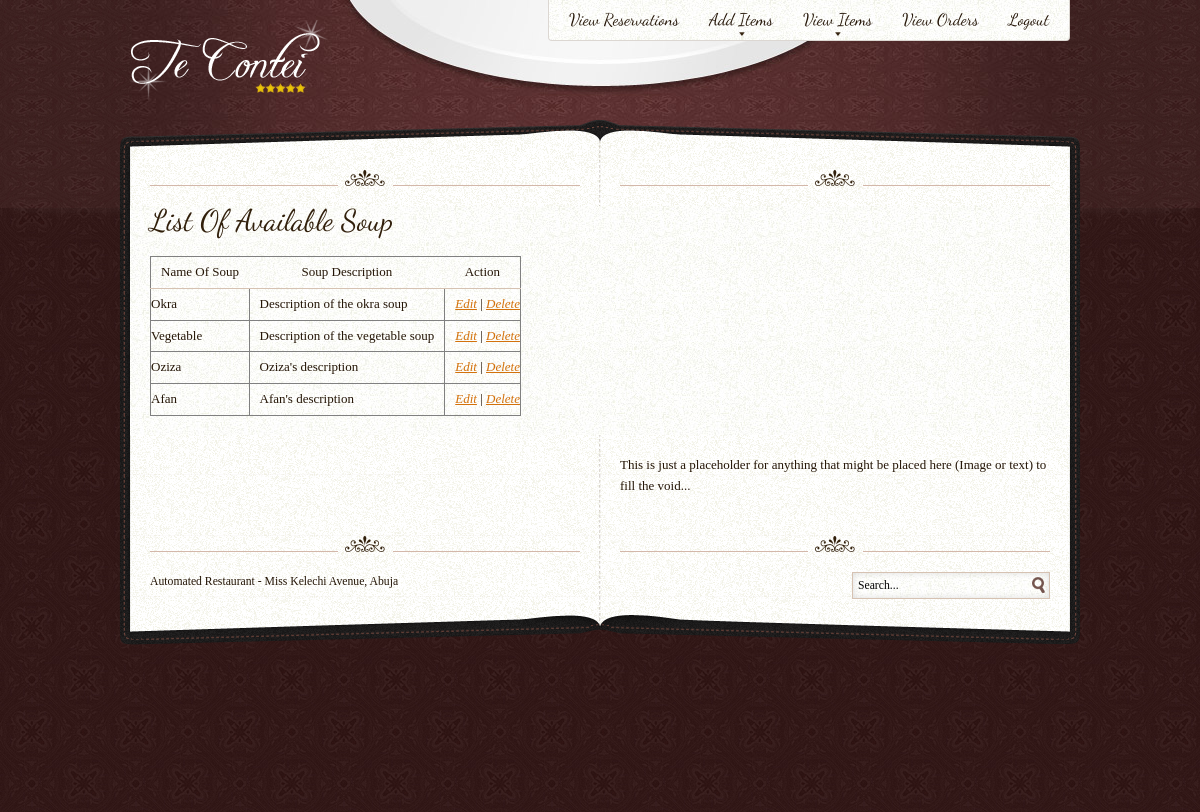
The app's page /view_soup.php with its own data.
### tables this page shows
CREATE TABLE IF NOT EXISTS `soup` (
  `id` int(11) NOT NULL AUTO_INCREMENT,
  `soup_name` varchar(20) NOT NULL,
  `soup_detail` text NOT NULL,
  PRIMARY KEY (`id`)
);

### view_soup.php (the view, shortened to what this page needs)
<?php
	include 'dashboard_header.php';
	include 'db.php';
?>
	<?php
		try {
		    $sql = "SELECT * FROM soup";
		    $result = $pdo->query($sql);
		    } catch (PDOException $e) {
		      echo "No soup found";
		      $e->getMessage();
		    }
		    while($row = $result->fetch()){
		      $rows[] = array("id" => $row['id'], "soup_name" => $row['soup_name'], "soup_detail" => $row['soup_detail']);
		    }
	 ?>
	<div id="carte">
		<div id="carte-top" class="wrap"></div>
		<div id="content-block" class="wrap">
		<div class="separator top-separator content left"></div>
		<div class="separator top-separator content right"></div>
		<div id="main" class="content fullwidth">
		<article class="article art">
		<div class="article-body">
			<h2>List Of Available Soup</h2>
			<table border="1">
				<thead>
					<tr>
						<th>Name Of Soup</th>
						<th>Soup Description</th>
						<th>Action</th>
					</tr>
				</thead>
				    <?php foreach ($rows as $soup_list): ?>
				<tbody>
					<tr>
						<td>
							<?php echo htmlspecialchars($soup_list['soup_name']); ?>
						</td>
						<td>
							<?php echo htmlspecialchars($soup_list['soup_detail']); ?>
						</td>
						<td>
							<a href="edit_soup.php?id=<?php echo $soup_list['id']; ?>">Edit</a> | <a href="delete_soup.php?id=<?php echo $soup_list['id']; ?>" onclick="return confirm('Are you sure you want to delete this soup?');">Delete</a>
      					</td>
					</tr>
				</tbody>
					<?php endforeach; ?>
			</table>
		</div>
	</article>
	</div>
	<div class="sidebar content">
	<div class="module">
		<p>
			This is just a placeholder for anything that might be placed here (Image or text) to fill the void...
		</p>
	</div>
	</div>
	<?php
		include 'carte-footer.php';
	?>
	</div>
	<div id="carte-bottom" class="clear wrap"></div>
	</div>
 <?php
 	include 'dashboard_footer.php';
  ?>

### css/template.css (style rules this page uses)
body,div,dl,dt,dd,ul,ol,li,h1,h2,h3,h4,h5,h6,pre,form,fieldset,input,textarea,p,blockquote,th,td { margin: 0; padding: 0; }
table { border-collapse: collapse; border-spacing: 0; }
address,caption,code,dfn,th,var { font-style: normal; font-weight: normal; }
header, nav, article, footer, address, figure, figcaption, details { display: block; }
body { font: 13px/1.6em 'Droid Serif', Georgia, serif; padding: 0 0 40px; color: #241506; background: #351615 url(../images/cloth-bewitched.jpg) 50% 208px; }
p,table { margin: 1.5em 0; }
a { font-style: italic; }
h1, h2, h3, h4, h5, h6 { font-family: Helvetica, arial, sans-serif; font-size: 100%; font-weight: normal; line-height: 100%; margin: 0 0 20px; color: #311f0b; }
h2 { font-size: 1.8em; }
#carte { position: relative; margin: -60px 0 40px; }
#content-block { min-height: 400px; background: url(../images/menu.png) repeat-y 50% 0; }
#carte-top, #carte-bottom { height: 50px; background: url(../images/menu.png) no-repeat 8px 0; }
#carte-bottom { height: 34px; background-position: -1936px 100%; }
.content { width: 430px; padding: 0 20px; }
.wrap { width: 940px; margin: 0 auto; padding: 0 20px; }
#main { position: relative; float: left; z-index: 2; overflow: hidden; }
.fullwidth { width: 900px; background: url(../images/paper.jpg); }
.sidebar { float: right; }
.sidebar .module { margin: 0 0 20px; }
.clearfix:after, .article:after, .wrap:after, .col-last:after { content: "."; display: block; clear: both; visibility: hidden; line-height: 0; height: 0; }
.clear { clear: both; }
.left, .caption-wrap-left { float: left; }
.right, .caption-wrap-right { float: right; }
.separator { height: 16px; width: 430px; margin: 20px 0; background: url(../images/separator.png) no-repeat 50% 50%; }
.top-separator { margin-top: 0; }
.fullwidth .article { max-width: 100% !important; }
th { padding: 5px 10px; border-right: 1px solid #D6C2B2; }
thead th, thead tr.tr-odd { padding: 5px 10px; background: transparent; border: 0; border-bottom: 1px solid #D6C2B2; }
td { padding: 5px 10px; }
tr td:first-child { padding-left: 0; }
tr td:last-child { padding-right: 0; }

### records on screen
soup: soup_name "Okra", soup_detail "Description of the okra soup"
soup: soup_name "Vegetable", soup_detail "Description of the vegetable soup"
soup: soup_name "Oziza", soup_detail "Oziza's description"
soup: soup_name "Afan", soup_detail "Afan's description"
